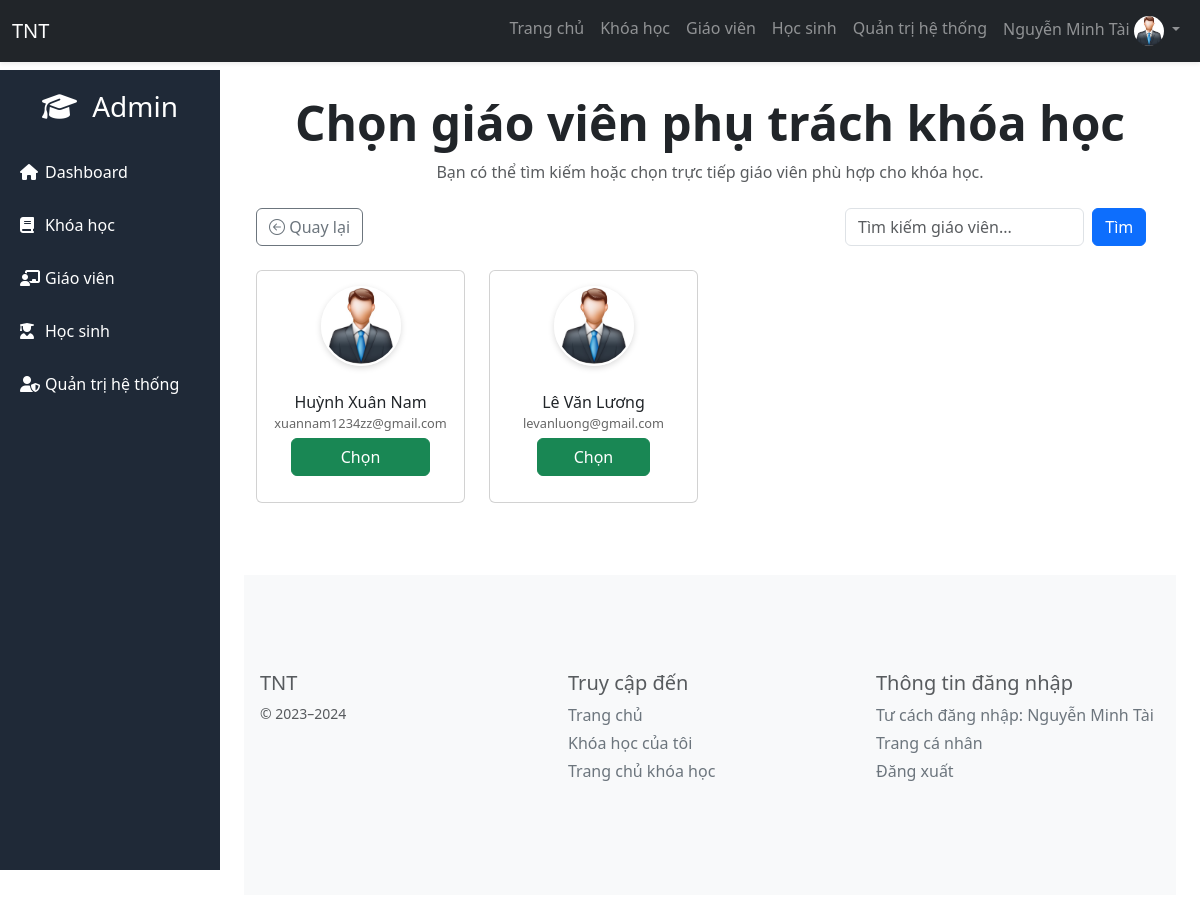
Page /admin/choose_teacher.php (signed in) on the committed database.
### tables this page shows
CREATE TABLE `user_role` (
  `user_id` bigint(20) NOT NULL,
  `role_id` int(11) NOT NULL
);

CREATE TABLE `user` (
  `user_id` bigint(20) NOT NULL,
  `full_name` varchar(50) NOT NULL,
  `date_of_birth` date NOT NULL,
  `gender` char(1) NOT NULL,
  `address` varchar(255) NOT NULL,
  `phone` varchar(15) NOT NULL,
  `email` varchar(255) NOT NULL,
  `citizen_id` varchar(15) NOT NULL,
  `image` varchar(255) DEFAULT NULL,
  `verification_code` varchar(10) NOT NULL,
  `email_verified_at` datetime DEFAULT NULL
);

### admin/choose_teacher.php (the view, shortened to what this page needs)
<?php
include "layout.php";
include_once "../config/connect.php";
$role = isset($_GET['role']) ? $_GET['role'] : '';
$id = isset($_GET['id']) ? intval($_GET['id']) : 0;
$teacher_id = isset($_GET['teacher_id']) ? intval($_GET['teacher_id']) : 0;
if ($_SERVER["REQUEST_METHOD"] == "POST" && isset($_POST['timkiem'])) {
    $tukhoa = trim($_POST['tukhoa']);
    $keyword = strtolower(str_replace(' ', '', $tukhoa));
    $sql_course = "SELECT * FROM user us
        INNER JOIN user_role ur ON us.user_id = ur.user_id
        WHERE ur.role_id = 2 AND
        (LOWER(REPLACE(REPLACE(REPLACE(us.full_name, ' ', ''), 'Đ','D'), ' ', '')) LIKE '%$keyword%' OR us.full_name LIKE '%$tukhoa%')";
    $result = mysqli_query($dbconnect, $sql_course);
} else {
    $sql_course = "SELECT * FROM user us
        INNER JOIN user_role ur ON us.user_id = ur.user_id
        WHERE ur.role_id = 2";
    $result = mysqli_query($dbconnect, $sql_course);
}
?>
<!DOCTYPE html>
<html lang="en">
<head>
<link rel="stylesheet" href="https://stackpath.bootstrapcdn.com/bootstrap/4.5.2/css/bootstrap.min.css">
<link rel="stylesheet" href="https://cdn.jsdelivr.net/npm/bootstrap-icons@1.11.3/font/bootstrap-icons.min.css">
</head>
<body>
<?php include "sidebar.php"; ?>
<div class="main p-4" id="mainContent">
<div class="container">
    <div class="text-center mb-4">
        <h1 class="display-5 fw-bold">Chọn giáo viên phụ trách khóa học</h1>
        <p class="text-muted">Bạn có thể tìm kiếm hoặc chọn trực tiếp giáo viên phù hợp cho khóa học.</p>
    </div>
    <div class="d-flex justify-content-between align-items-center mb-4">
        <a href="<?php echo ($role == 'add') ? "course_add.php" : "course_edit.php?id=$id&teacher_id=$teacher_id" ?>" class="btn btn-outline-secondary">
            <i class="bi bi-arrow-left-circle"></i> Quay lại
        </a>
        <form class="form-inline d-flex search-bar" action="" method="POST">
            <input class="form-control mr-2 w-75" type="search" name="tukhoa" placeholder="Tìm kiếm giáo viên..." value="<?php echo isset($_POST['tukhoa']) ? $_POST['tukhoa'] : ''; ?>">
            <button class="btn btn-primary" type="submit" name="timkiem">Tìm</button>
        </form>
    </div>
    <form method="post">
        <div class="row">
            <?php while ($row = mysqli_fetch_assoc($result)): ?>
                <div class="col-12 col-sm-6 col-md-3 mb-4">
                    <div class="card teacher-card">
                        <img class="teacher-avatar" src="<?php echo "../assets/images/" . $row['image']; ?>" alt="<?php echo $row['full_name']; ?>">
                        <div class="card-body">
                            <div class="teacher-name"><?php echo $row['full_name']; ?></div>
                            <div class="teacher-info"><?php echo $row['email']; ?></div>
                            <button class="btn btn-success choose-btn" type="submit" name="sbm" value="<?php echo $row['user_id']; ?>">
                                Chọn
                            </button>
                        </div>
                    </div>
                </div>
            <?php endwhile; ?>
        </div>
    </form>
</div>
    <?php include("../footer.php"); ?>
</div>
</body>
</html>

### admin/layout.php (shortened to what this page needs)
<?php
include_once('../config/connect.php');
if (isset($_SESSION['user_id'])) {
    $user_id = $_SESSION['user_id'];
    $sql_user = "SELECT us.*, ur.role_id FROM user us
                 INNER JOIN user_role ur ON us.user_id = ur.user_id
                 WHERE us.user_id = ?";
    $stmt_user = mysqli_prepare($dbconnect, $sql_user);
    mysqli_stmt_bind_param($stmt_user, "i", $user_id);
    mysqli_stmt_execute($stmt_user);
    $result_user = mysqli_stmt_get_result($stmt_user);
    if ($result_user && mysqli_num_rows($result_user) > 0) {
        $row_la = mysqli_fetch_assoc($result_user);
        $username_now = ($row_la['role_id'] == 3) ? $_SESSION['full_name'] : "Quản trị viên";
    } else {
        session_unset();
        session_destroy();
        header("Location: ../login.php?message=account_deleted");
        exit;
    }
} else {
    $username_now = "User not logged in";
    $user_image = "default.png";
}
?>
<!DOCTYPE html>
<html lang="en">
<head>
    <link rel="stylesheet" href="https://cdn.jsdelivr.net/npm/bootstrap@5.3.0/dist/css/bootstrap.min.css">
</head>
<body class="with-navbar">
    <nav class="navbar navbar-expand-lg navbar-dark bg-dark fixed-top shadow-sm">
        <div class="container-fluid">
            <a class="navbar-brand" href="#">TNT</a>
            <div class="collapse navbar-collapse" id="navbarNav">
                <ul class="navbar-nav ms-auto">
                    <li class="nav-item">
                        <a class="nav-link" href="index.php">Trang chủ</a>
                    </li>
                    <li class="nav-item">
                        <a class="nav-link" href="courses.php">Khóa học</a>
                    </li>
                    <li class="nav-item">
                        <a class="nav-link" href="teacher.php">Giáo viên</a>
                    </li>
                    <li class="nav-item">
                        <a class="nav-link" href="student.php">Học sinh</a>
                    </li>
                    <li class="nav-item">
                        <a class="nav-link" href="admin.php">Quản trị hệ thống</a>
                    </li>
                    <li class="nav-item dropdown">
                        <?php if (isset($username_now)) : ?>
                            <a class="nav-link dropdown-toggle" href="#" id="navbarDropdown" role="button" data-bs-toggle="dropdown" aria-haspopup="true" aria-expanded="false">
                                <span>
                                    <?php echo $username_now; ?>
                                </span>
                                <img src="../assets/images/<?php echo (!empty($row_la['image'])) ? $row_la['image'] : 'default.jpg'; ?>"
     alt="Avatar" class="rounded-circle" width="30" height="30">
                            </a>
                        <?php endif; ?>
                    </li>
                </ul>
            </div>
        </div>
    </nav>
</body>
</html>

### footer.php (shortened to what this page needs)
<footer class="bd-footer py-4 py-md-5 mt-5 bg-body-tertiary">
    <div class="container py-4 py-md-5 px-4 px-md-3 text-body-secondary">
        <div class="row">
            <div class="col-12 col-md">
                <h5>TNT</h5>
                <small class="d-block mb-3 text-body-secondary">&copy; 2023–2024</small>
            </div>
            <div class="col-6 col-md">
                <h5>Truy cập đến</h5>
                <ul class="list-unstyled text-small">
                    <li class="mb-1"><a class="link-secondary text-decoration-none" href="../index.php">Trang chủ</a></li>
                    <li class="mb-1"><a class="link-secondary text-decoration-none" href="#">Khóa học của tôi</a></li>
                    <li class="mb-1"><a class="link-secondary text-decoration-none" href="index.php">Trang chủ khóa học</a></li>
                </ul>
            </div>
            <div class="col-6 col-md">
                <h5>Thông tin đăng nhập</h5>
                <?php
                if (isset($username_now)) {
                    echo '<ul class="list-unstyled text-small">
                    <li class="mb-1"><a class="link-secondary text-decoration-none" href="#">Tư cách đăng nhập: ' . $username_now . '</a></li>
                    <li class="mb-1"><a class="link-secondary text-decoration-none" href="../my.php">Trang cá nhân</a></li>
                    <li class="mb-1"><a class="link-secondary text-decoration-none" href="../../logout.php">Đăng xuất</a></li>
                    </ul>';
                }
                ?>
            </div>
        </div>
    </div>
</footer>

### admin/layout.php (style rules this page uses)
body { padding-top: 70px; }

### admin/choose_teacher.php (style rules this page uses)
body { background-color: #f8f9fa; }
.teacher-card { position: relative; border-radius: 12px; overflow: hidden; background-color: #fff; text-align: center; transition: transform 0.3s, box-shadow 0.3s; padding-bottom: 10px; display: flex; flex-direction: column; align-items: center; }
.teacher-avatar { width: 80px; height: 80px; object-fit: cover; border-radius: 50%; margin-top: 15px; border: 2px solid #fff; box-shadow: 0 2px 6px rgba(0,0,0,0.15); }
.card-body { display: flex; flex-direction: column; align-items: center; padding: 10px; }
.teacher-name { font-size: 1rem; font-weight: 500; margin-top: 8px; text-align: center; }
.teacher-info { font-size: 0.8rem; color: #666; margin-bottom: 5px; text-align: center; }
.choose-btn { width: 80%; font-size: 0.85rem; padding: 5px; }

### admin/sidebar.php (style rules this page uses)
body { font-family: 'Segoe UI', Tahoma, Geneva, Verdana, sans-serif; transition: margin-left 0.3s; }
.main { margin-left: 220px; padding: 10px; transition: margin-left 0.3s; }
.main { margin-left: 220px; transition: margin-left 0.3s; }

### rows in the picture
user_role: role "Nguyễn Minh Tài", user.image (picture)
user_role: user.image (picture), user.full_name "Huỳnh Xuân Nam", user.email "xuannam1234zz@gmail.com"
user_role: user.image (picture), user.full_name "Lê Văn Lương", user.email "levanluong@gmail.com"
